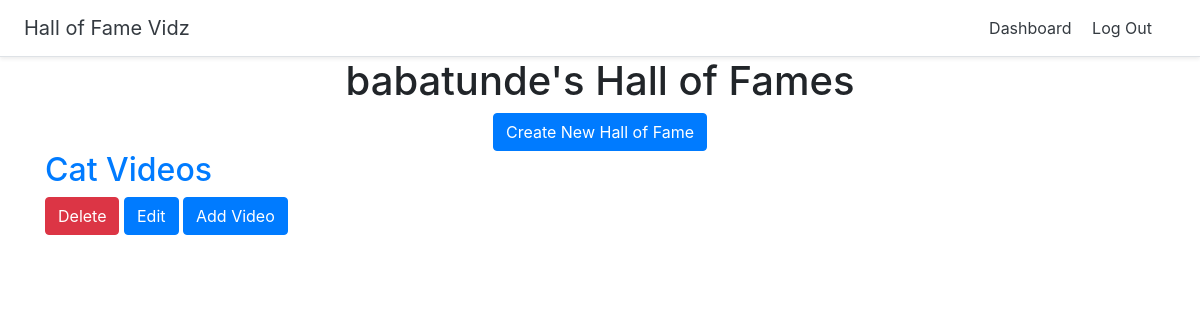
Before: /dashboard (signed in) with the older database file.
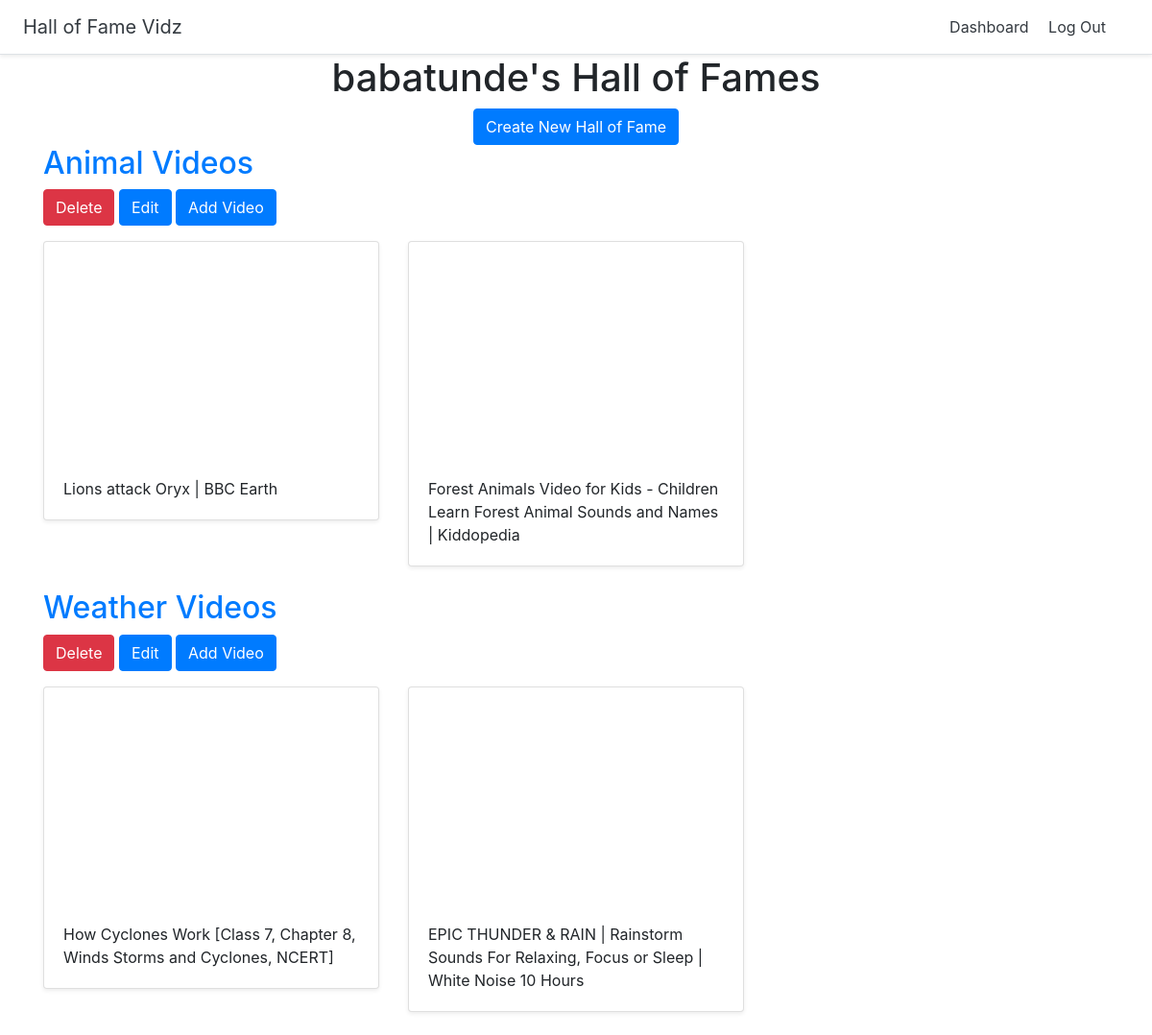
After: the same page with the newer database file.
### halls/models.py (models this page shows)
class Hall(models.Model):
    title = models.CharField(max_length=255)
    user = models.ForeignKey(User,on_delete=models.CASCADE)

class Video(models.Model):
    title = models.CharField(max_length=255)
    url = models.URLField()
    youtube_id = models.CharField(max_length=255)
    hall = models.ForeignKey(Hall,on_delete=models.CASCADE)

### halls/views.py (the view)
# urls.py: path('dashboard',views.dashboard,name='dashboard'),
def dashboard(request):
    halls = Hall.objects.filter(user=request.user)
    return render(request,'halls/dashboard.html',{'halls':halls})

### halls/templates/halls/dashboard.html
{% extends 'halls/base.html' %}
{% block content %}
<div class="container">
  <div class="text-center">
    <h1>{{ user.username }}'s Hall of Fames</h1>
    <a href="{% url 'create_hall' %}" class="btn btn-primary">Create New Hall of Fame</a>
  </div>
  {% for hall in halls %}
  <h2><a href="{% url 'detail_hall' hall.id %}">{{ hall.title }}</a></h2>
  <a href="{% url 'delete_hall' hall.id %}" class="btn btn-danger">Delete</a>
  <a href="{% url 'update_hall' hall.id %}" class="btn btn-primary">Edit</a>
  <a href="{% url 'add_video' hall.id %}" class="btn btn-primary">Add Video</a>
    <div class="row">
      {% for video in hall.video_set.all %}
      <div class="col-md-4 mt-3">
        <div class="card mb-4 shadow-sm">
          <iframe width="100%" height="225" src="https://www.youtube.com/embed/{{ video.youtube_id }}" frameborder="0" allow="accelerometer; autoplay; encrypted-media; gyroscope; picture-in-picture" allowfullscreen></iframe>
          <div class="card-body">
            <p class="card-text">{{ video.title }}</p>
          </div>
        </div>
      </div>
      {% endfor %}
      </div>
  {% endfor %}
</div>
{% endblock %}

### halls/templates/halls/base.html (shortened to what this page needs)
<!doctype html>
<html lang="en">
{% load staticfiles %}
<head>
  <link rel="stylesheet" href="https://stackpath.bootstrapcdn.com/bootstrap/4.2.1/css/bootstrap.min.css">
  <link href="{% static 'custom.css' %}" rel="stylesheet">
</head>
<body>
  <div class="d-flex flex-column flex-md-row align-items-center p-3 px-md-4 bg-white border-bottom shadow-sm">
    <h5 class="my-0 mr-md-auto font-weight-normal"><a href="{% url 'home' %}" class="text-dark">Hall of Fame Vidz</a></h5>
    <nav class="my-2 my-md-0 mr-md-3">
      {% if user.is_authenticated %}
      <a class="p-2 text-dark" href="{% url 'dashboard' %}">Dashboard</a>
      <a class="p-2 text-dark" href="{% url 'logout' %}">Log Out</a>
      {% else %}
      <a class="p-2 text-dark" href="{% url 'login' %}">Log In</a>
      {% endif %}
    </nav>
  </div>
  {% block content %}
  {% endblock %}
</body>
</html>

Changed rows visible on the page:
removed Hall: title "Cat Videos"
added Hall: title "Animal Videos"
added Video: title "Lions attack Oryx | BBC Earth", shown under "Animal Videos"
added Video: title "Forest Animals Video for Kids - Children Learn Forest Animal Sounds and Names | Kiddopedia", shown under "Animal Videos"
added Hall: title "Weather Videos"
added Video: title "How Cyclones Work [Class 7, Chapter 8, Winds Storms and Cyclones, NCERT]", shown under "Weather Videos"
added Video: title "EPIC THUNDER & RAIN | Rainstorm Sounds For Relaxing, Focus or Sleep | White Noise 10 Hours", shown under "Weather Videos"
